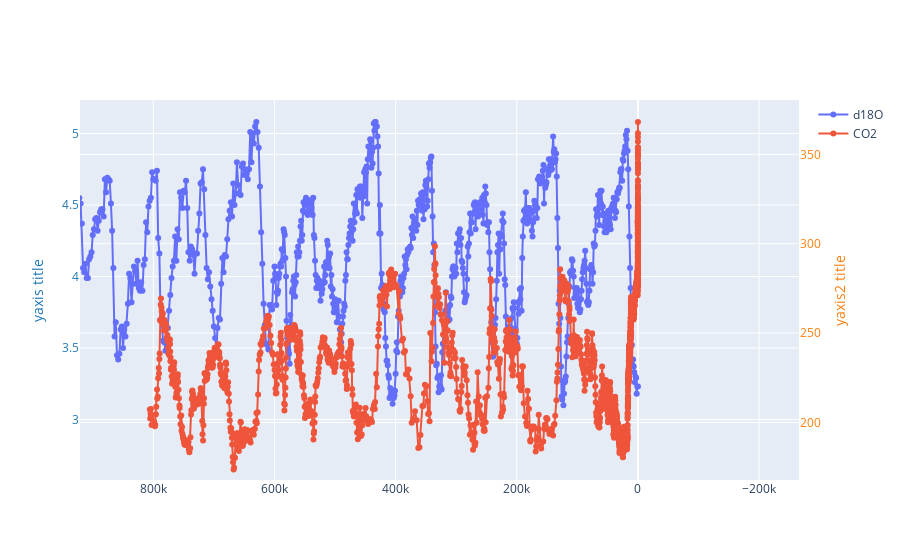

Notebook code for this chart:
### Markdown cell above
## Comparison of climate records from Antarctica (Q4) and the equatorial Pacific (Q3)

**Question** Compare the CO2 data from the Vostok ice core, with the δ18 O data from the equatorial Pacific.
Do they tell a consistent picture of global climate over the last 414,000 years? Explain in a brief,
well-written paragraph or two, referring appropriately to the data sets and graphs.

### Code cell
fig = go.Figure()
fig.add_trace(go.Scatter(x=benthic2005d18O['Time_(ka)']*1000, y=benthic2005d18O['Benthic_d18O_(per_mil)'],
                    mode='lines+markers',
                    name='d18O'))
fig.add_trace(go.Scatter(x=antarctica2015co2['Gasage (yr BP)'], y=antarctica2015co2['CO2 (ppmv)'],
                    mode='lines+markers',
                    name='CO2',yaxis="y2"))

# Create axis objects
fig.update_layout(
    xaxis=dict(
        domain=[0., 1.]
    ),
    yaxis=dict(
        title="yaxis title",
        titlefont=dict(
            color="#1f77b4"
        ),
        tickfont=dict(
            color="#1f77b4"
        )
    ),
    yaxis2=dict(
        title="yaxis2 title",
        titlefont=dict(
            color="#ff7f0e"
        ),
        tickfont=dict(
            color="#ff7f0e"
        ),
        anchor="x",
        overlaying="y",
        side="right",
        position=0.15
    )
)


fig['layout']['xaxis']['autorange'] = "reversed"
fig.show()

### Figure 1 — Plotly figure (JSON) as saved in the notebook; plotly's stock layout.template omitted (floating-point values rounded to 4 significant figures; data arrays with more than 128 entries replaced by an {"elided": "..."} marker saying what was removed)
{"data": [{"mode": "lines+markers", "name": "d18O", "type": "scatter", "x": {"elided": "1815 int values"}, "y": {"elided": "1815 float values"}}, {"mode": "lines+markers", "name": "CO2", "type": "scatter", "x": {"elided": "1901 float values"}, "y": {"elided": "1901 float values"}, "yaxis": "y2"}], "layout": {"autosize": true, "xaxis": {"autorange": false, "domain": [0, 1], "range": [921100.0, -265900.0], "type": "linear"}, "yaxis": {"autorange": false, "range": [2.577, 5.235], "tickfont": {"color": "#1f77b4"}, "title": {"font": {"color": "#1f77b4"}, "text": "yaxis title"}, "type": "linear"}, "yaxis2": {"anchor": "x", "autorange": false, "overlaying": "y", "position": 0.15, "range": [167.8, 380.4], "side": "right", "tickfont": {"color": "#ff7f0e"}, "title": {"font": {"color": "#ff7f0e"}, "text": "yaxis2 title"}, "type": "linear"}}}
